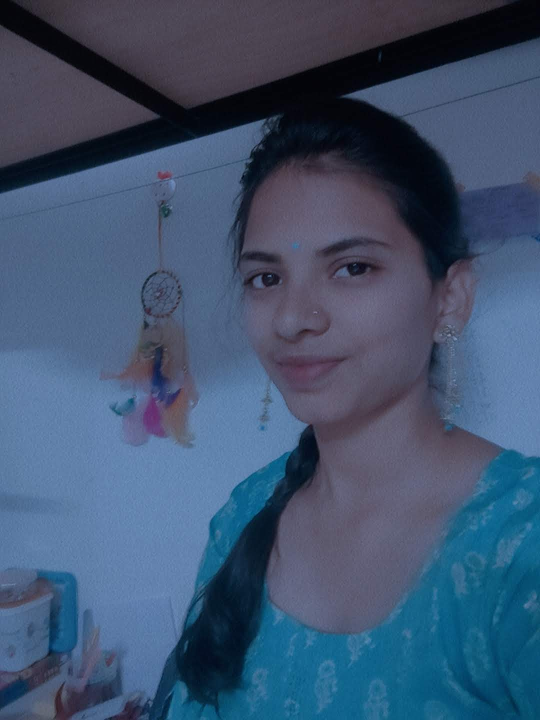
#> input picture OpenCV mini projects/Pic2.jpg, 1080 x 1440 px, found by its file name (shown at 1/2 size)
$ python frame_size.py
#> lines starting #> are read from the running program, lines starting #| are printed output that depends on the picture
import cv2

img = cv2.imread("E:\\Data\\Pic2.jpg")
#> img is the input picture: shape (1440, 1080, 3); mean B, G, R 111, 83.6, 63.3
img = cv2.resize(img, (700,800))
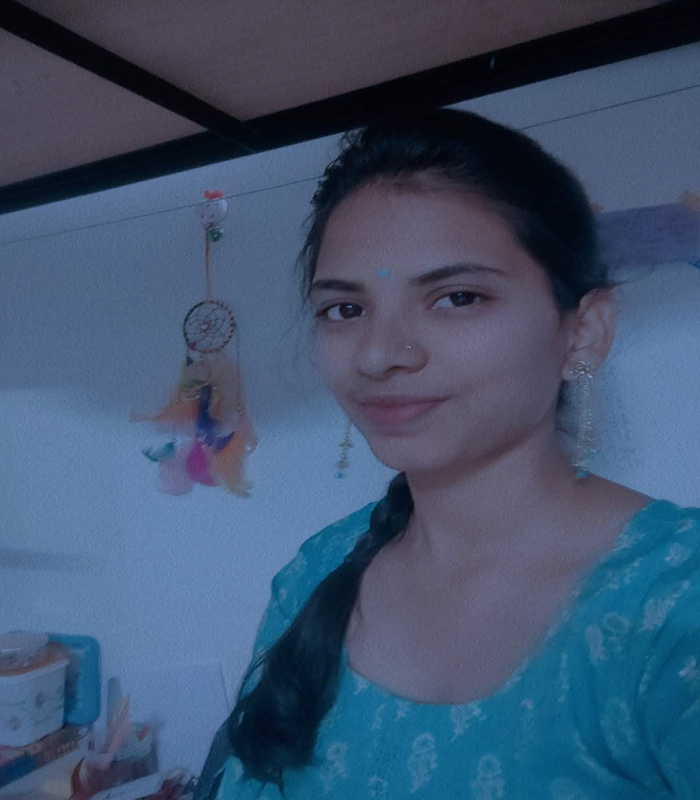
#> img: shape (800, 700, 3); mean B, G, R 111, 83.5, 63.3

#Here line accepts 5 parameters (img,starting,ending,color,thickness)
img= cv2.line(img, (0,0), (200,400), (14, 92, 30), 2) #color format BGR


#arrowed line accept also accept 5 parameter (img, starting, ending, color,thickness)
img = cv2.arrowedLine(img, (0,125), (255,255), (255,0,125), 10)


#REctangle - accept parameter(img,start_co, end_co,colot, thickness)
img = cv2.rectangle(img, (100,10), (510, 500), (128, 0, 255), 8)


#Circle - accepts (img, star_co, color, thickness)
img = cv2.circle(img, (447,125), 63, (214, 255, 0), -5)


font = cv2.FONT_ITALIC
#puttext - accept (img, text, start_co, font, fontscale, color, thickness)
img = cv2.putText(img, 'Sailu', (400,600),cv2.FONT_HERSHEY_SIMPLEX, 2, (0,180, 155), 5)

#Ellipse - accept(img, start_co, (length, height), color, thickness)
img = cv2.ellipse(img, (400,600),(100,50), 0, 0, 180,155,5)
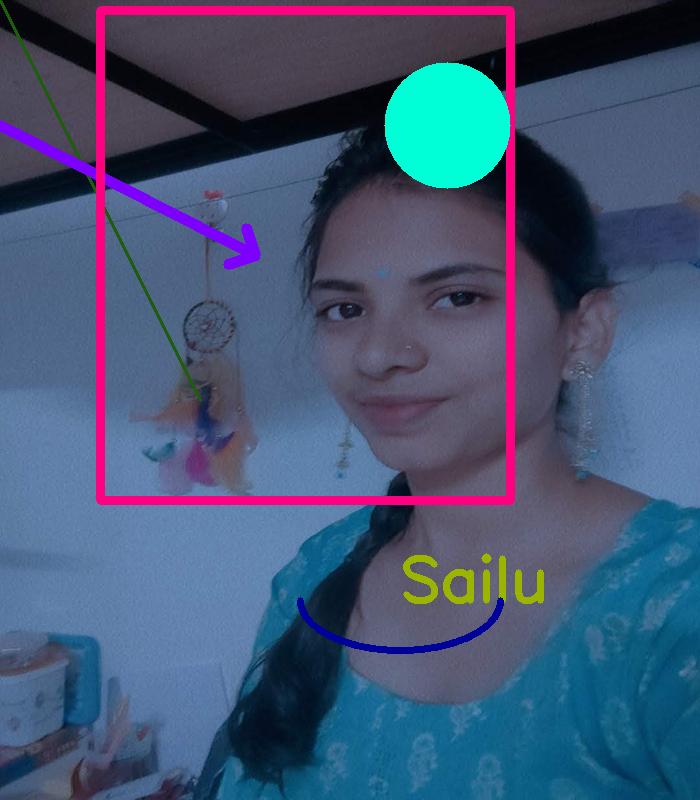
#> img: shape (800, 700, 3); mean B, G, R 116.1, 86.1, 68.5

cv2.imshow("colored image", img)

cv2.waitKey(0)
cv2.destroyAllWindows()

$ run again, with OpenCV mini projects/Pic1.jpg copied over OpenCV mini projects/Pic2.jpg
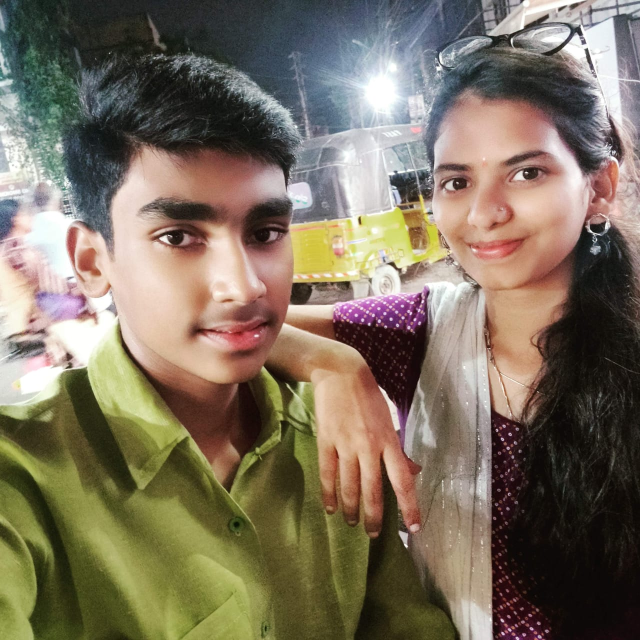
#> input picture OpenCV mini projects/Pic1.jpg, 1280 x 1280 px, found by its file name (shown at 1/2 size)
#> img is the input picture: shape (1280, 1280, 3); mean B, G, R 94.4, 112.1, 123.7
#> `img = cv2.resize(img, (700,800))`:
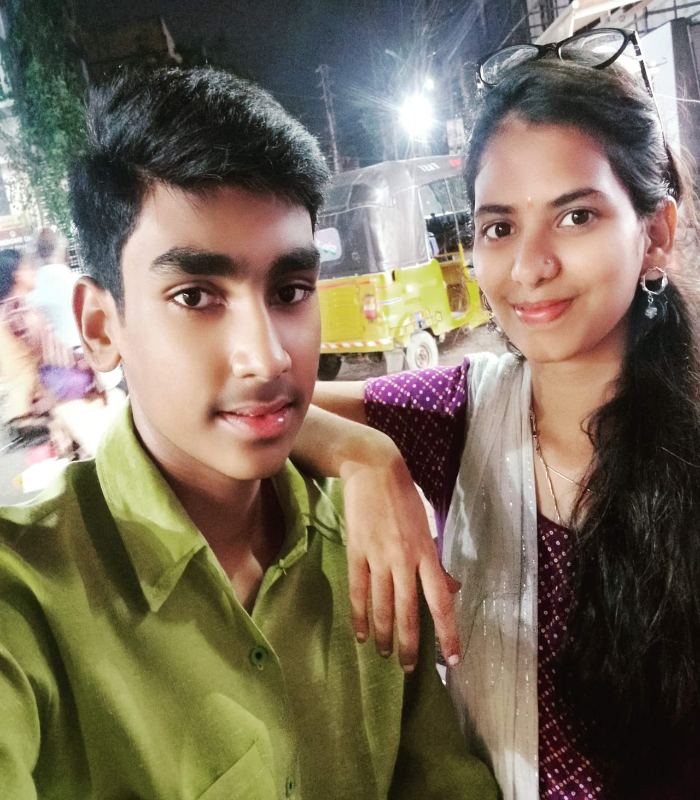
#> img: shape (800, 700, 3); mean B, G, R 94.3, 112, 123.6
#> `img = cv2.ellipse(img, (400,600),(100,50), 0, 0, 180,155,5)`:
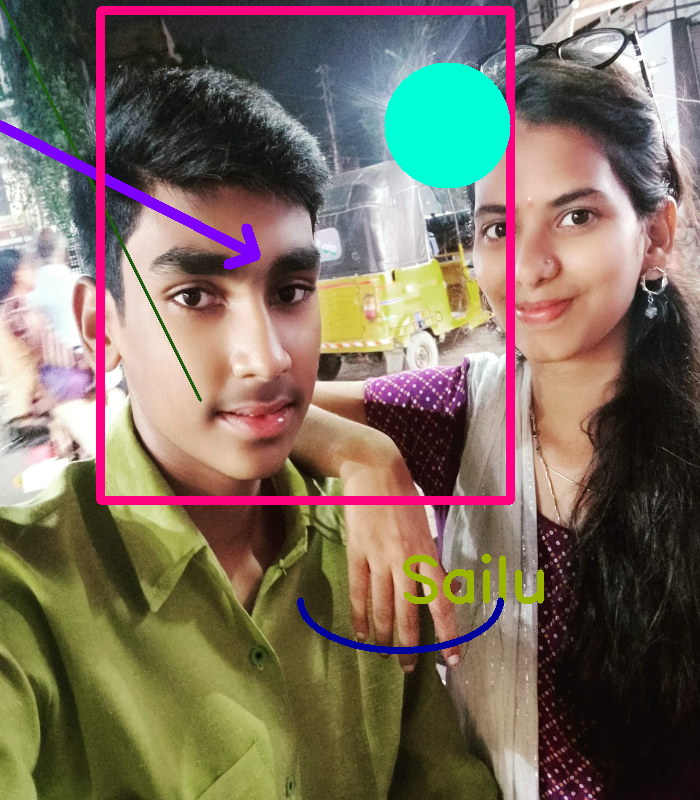
#> img: shape (800, 700, 3); mean B, G, R 96.2, 109.7, 123

$ run again, with OpenCV mini projects/Pic4.jpg copied over OpenCV mini projects/Pic2.jpg
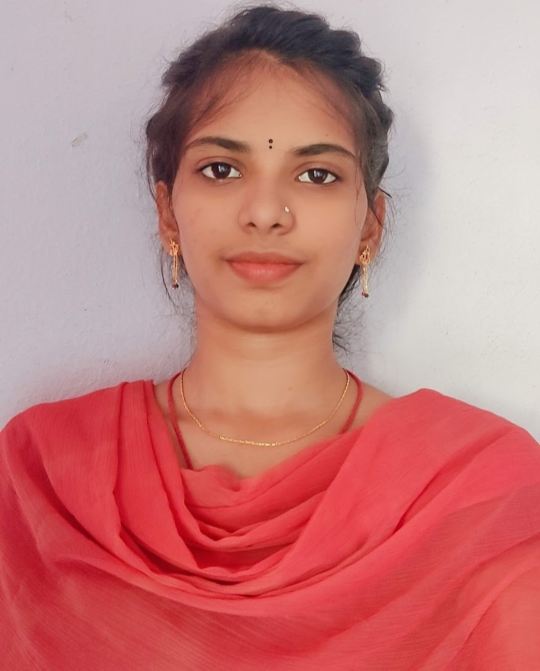
#> input picture OpenCV mini projects/Pic4.jpg, 1080 x 1342 px, found by its file name (shown at 1/2 size)
#> img is the input picture: shape (1342, 1080, 3); mean B, G, R 123.5, 124.7, 196.8
#> `img = cv2.resize(img, (700,800))`:
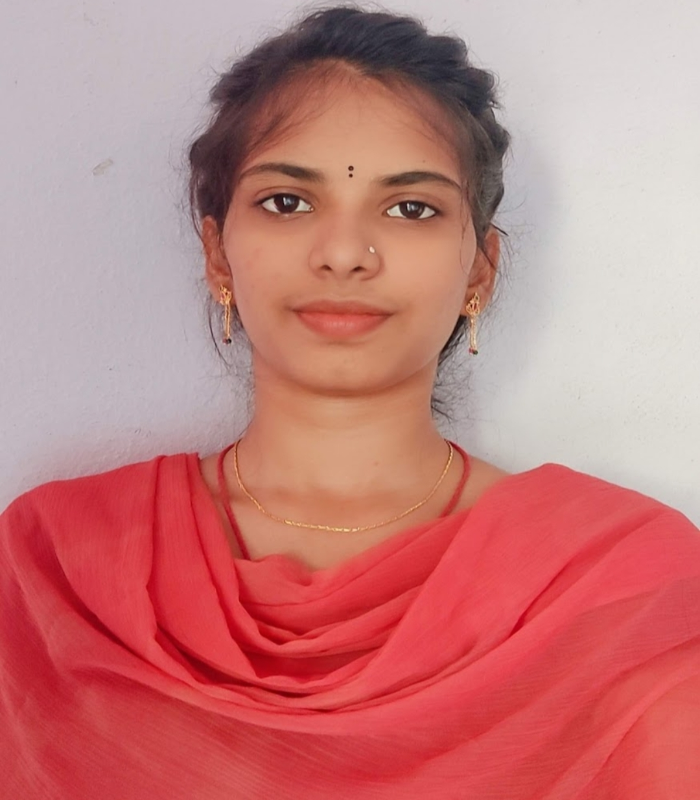
#> img: shape (800, 700, 3); mean B, G, R 123.4, 124.6, 196.7
#> `img = cv2.ellipse(img, (400,600),(100,50), 0, 0, 180,155,5)`:
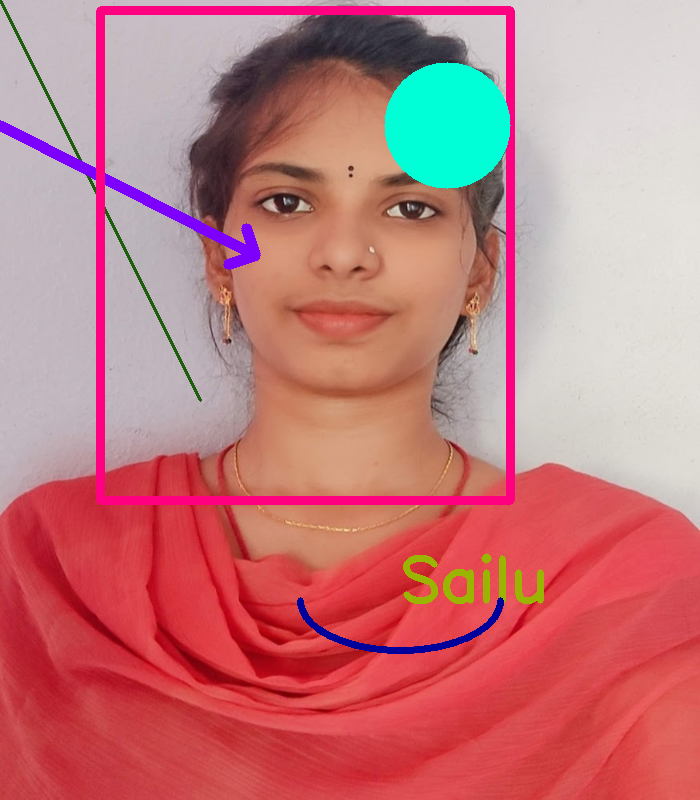
#> img: shape (800, 700, 3); mean B, G, R 125.6, 122.8, 193.9
